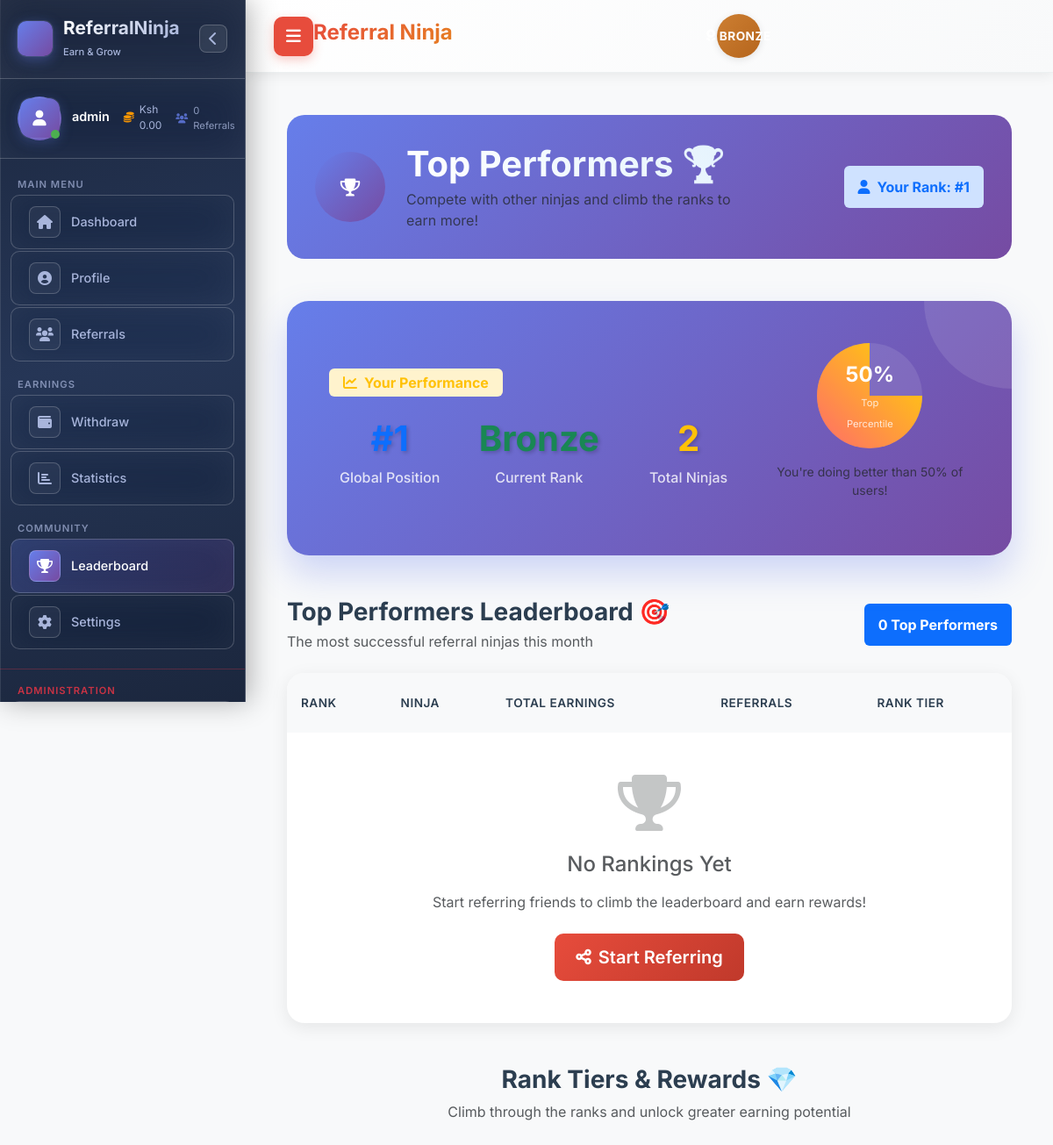
The page /leaderboard (signed in) on the database its author committed.
### app.py (models this page shows, shortened)
class User(UserMixin, db.Model):
    id = db.Column(db.Integer, primary_key=True)
    username = db.Column(db.String(80), unique=True, nullable=False)
    email = db.Column(db.String(120), unique=True, nullable=False)
    password_hash = db.Column(db.String(200), nullable=False)
    phone_number = db.Column(db.String(20), unique=True, nullable=False)
    balance = db.Column(db.Float, default=0.0)
    referral_code = db.Column(db.String(10), unique=True)
    referred_by = db.Column(db.String(10))
    referral_balance = db.Column(db.Float, default=0.0)
    total_earned = db.Column(db.Float, default=0.0)
    total_withdrawn = db.Column(db.Float, default=0.0)
    referral_count = db.Column(db.Integer, default=0)
    is_admin = db.Column(db.Boolean, default=False)
    is_verified = db.Column(db.Boolean, default=False)
    is_active = db.Column(db.Boolean, default=True)
    created_at = db.Column(db.DateTime, default=lambda: datetime.now(timezone.utc))
    user_rank = db.Column(db.String(20), default='Bronze')
    total_commission = db.Column(db.Float, default=0.0)
    referral_source = db.Column(db.String(20), default='direct')
    reset_token = db.Column(db.String(100), unique=True)
    reset_token_expires = db.Column(db.DateTime)

### app.py (the view)
@app.route('/leaderboard')
@login_required
def leaderboard():
    if not current_user.is_verified:
        flash('Please complete payment verification to view leaderboard.', 'warning')
        return redirect(url_for('payment_instructions'))
    top_users = User.query.filter(User.is_active==True, User.total_commission>0)\
        .order_by(User.total_commission.desc())\
        .limit(50)\
        .all()
    user_ranking = get_user_ranking(current_user.id)
    return render_template('leaderboard.html',
                         top_users=top_users,
                         user_ranking=user_ranking)

### templates/leaderboard.html (shortened to what this page needs)
{% extends "base.html" %}
{% block content %}
<div class="leaderboard-container">
    <div class="leaderboard-header mb-5">
        <div class="row align-items-center">
            <div class="col-md-8">
                <div class="d-flex align-items-center">
                    <div class="leaderboard-icon me-4">
                        <div class="icon-circle bg-gradient-primary">
                            <i class="fas fa-trophy fa-lg"></i>
                        </div>
                    </div>
                    <div class="header-content">
                        <h1 class="display-6 fw-bold text-gradient mb-1">Top Performers 🏆</h1>
                        <p class="text-muted mb-0">Compete with other ninjas and climb the ranks to earn more!</p>
                    </div>
                </div>
            </div>
            <div class="col-md-4 text-md-end">
                {% if user_ranking %}
                <div class="user-rank-badge">
                    <span class="badge bg-primary-subtle text-primary fs-6 p-3">
                        <i class="fas fa-user me-2"></i>Your Rank: #{{ user_ranking.position }}
                    </span>
                </div>
                {% endif %}
            </div>
        </div>
    </div>
    {% if user_ranking %}
    <div class="user-ranking-card mb-5">
        <div class="card-body">
            <div class="row align-items-center">
                <div class="col-md-8">
                    <div class="user-ranking-content">
                        <div class="ranking-badge mb-3">
                            <span class="badge bg-warning-subtle text-warning fs-6">
                                <i class="fas fa-chart-line me-2"></i>Your Performance
                            </span>
                        </div>
                        <div class="ranking-stats">
                            <div class="stat">
                                <div class="stat-value display-6 fw-bold text-primary">#{{ user_ranking.position }}</div>
                                <div class="stat-label">Global Position</div>
                            </div>
                            <div class="stat">
                                <div class="stat-value display-6 fw-bold text-success">{{ user_ranking.user_rank }}</div>
                                <div class="stat-label">Current Rank</div>
                            </div>
                            <div class="stat">
                                <div class="stat-value display-6 fw-bold text-warning">{{ user_ranking.total_users }}</div>
                                <div class="stat-label">Total Ninjas</div>
                            </div>
                        </div>
                    </div>
                </div>
                <div class="col-md-4">
                    <div class="progress-section text-center">
                        <div class="progress-circle">
                            <div class="circle-bg">
                                <div class="circle-fill" style="transform: rotate({{ (user_ranking.position / user_ranking.total_users * 180) }}deg);"></div>
                            </div>
                            <div class="progress-text">
                                <span class="percentage">{{ ((user_ranking.total_users - user_ranking.position) / user_ranking.total_users * 100)|round|int }}%</span>
                                <small>Top Percentile</small>
                            </div>
                        </div>
                        <p class="mt-3 text-muted small">You're doing better than {{ ((user_ranking.total_users - user_ranking.position) / user_ranking.total_users * 100)|round|int }}% of users!</p>
                    </div>
                </div>
            </div>
        </div>
    </div>
    {% endif %}
    <div class="leaderboard-section mb-5">
        <div class="section-header d-flex justify-content-between align-items-center mb-4">
            <div>
                <h3 class="fw-bold mb-1">Top Performers Leaderboard 🎯</h3>
                <p class="text-muted mb-0">The most successful referral ninjas this month</p>
            </div>
            <div class="leaderboard-meta">
                <span class="badge bg-primary fs-6 p-3">
                    {{ top_users|length }} Top Performers
                </span>
            </div>
        </div>
        <div class="leaderboard-card">
            <div class="table-responsive">
                <table class="table leaderboard-table">
                    <thead>
                        <tr>
                            <th class="rank-col">Rank</th>
                            <th class="user-col">Ninja</th>
                            <th class="earnings-col">Total Earnings</th>
                            <th class="referrals-col">Referrals</th>
                            <th class="level-col">Rank Tier</th>
                        </tr>
                    </thead>
                </table>
            </div>
            {% if not top_users %}
            <div class="empty-leaderboard text-center py-5">
                <div class="empty-icon mb-4">
                    <i class="fas fa-trophy fa-4x text-muted opacity-50"></i>
                </div>
                <h4 class="text-muted mb-3">No Rankings Yet</h4>
                <p class="text-muted mb-4">Start referring friends to climb the leaderboard and earn rewards!</p>
                <a href="{{ url_for('referral_system') }}" class="btn btn-primary btn-lg">
                    <i class="fas fa-share-alt me-2"></i>Start Referring
                </a>
            </div>
            {% endif %}
        </div>
    </div>
    <div class="rank-tiers-section">
        <div class="section-header text-center mb-5">
            <h3 class="fw-bold mb-2">Rank Tiers & Rewards 💎</h3>
            <p class="text-muted">Climb through the ranks and unlock greater earning potential</p>
        </div>
    </div>
</div>
{% endblock %}

### templates/base.html (shortened to what this page needs)
<!DOCTYPE html>
<html lang="en">
<head>
    <link rel="stylesheet" href="https://cdnjs.cloudflare.com/ajax/libs/font-awesome/6.0.0/css/all.min.css">
    <link href="https://cdn.jsdelivr.net/npm/bootstrap@5.3.0/dist/css/bootstrap.min.css" rel="stylesheet">
</head>
<body>
    <div class="app-container">
        {% include 'sidebar.html' %}
        <div class="main-content" id="mainContent">
            <header class="header">
                <button class="menu-toggle" id="menuToggle">
                    <i class="fas fa-bars"></i>
                </button>
                <h1 class="header-title">{% block header %}Referral Ninja{% endblock %}</h1>
                <div class="user-info">
                    {% if current_user.is_authenticated %}
                    <span class="rank-badge rank-{{ current_user.user_rank|lower }}">
                        <i class="fas fa-{% if current_user.user_rank == 'Bronze' %}award{% elif current_user.user_rank == 'Silver' %}star{% elif current_user.user_rank == 'Gold' %}crown{% elif current_user.user_rank == 'Platinum' %}gem{% else %}diamond{% endif %} me-1"></i>
                        {{ current_user.user_rank }}
                    </span>
                    {% endif %}
                </div>
            </header>
            <main class="content">
                {% block content %}{% endblock %}
            </main>
        </div>
    </div>
</body>
</html>

### templates/sidebar.html (shortened to what this page needs)
<div class="sidebar" id="sidebar">
    <div class="sidebar-header">
        <div class="logo-container">
            <div class="logo-icon">
                <div class="logo-gradient">
                </div>
            </div>
            <div class="logo-text">
                <h2>ReferralNinja</h2>
                <span class="logo-subtitle">Earn & Grow</span>
            </div>
        </div>
        <button class="sidebar-toggle" id="sidebarToggle">
            <i class="fas fa-chevron-left"></i>
        </button>
    </div>
    {% if current_user.is_authenticated %}
    <div class="sidebar-user">
        <div class="user-avatar">
            <div class="avatar-gradient">
                <i class="fas fa-user"></i>
            </div>
            <div class="user-status"></div>
        </div>
        <div class="user-info">
            <div class="user-name">{{ current_user.username }}</div>
            <div class="user-balance-mini">
                <i class="fas fa-coins"></i>
                Ksh {{ "%.2f"|format(current_user.balance) }}
            </div>
            <div class="user-referrals">
                <i class="fas fa-users"></i>
                {{ current_user.referral_count }} Referrals
            </div>
        </div>
    </div>
    {% endif %}
    <nav class="sidebar-nav">
        <div class="nav-section">
            <span class="nav-section-label">Main Menu</span>
            <a href="{{ url_for('dashboard') }}" class="nav-item {% if request.endpoint == 'dashboard' %}active{% endif %}">
                <span class="nav-icon">
                    <div class="nav-icon-bg">
                        <i class="fas fa-home"></i>
                    </div>
                </span>
                <span class="nav-text">Dashboard</span>
            </a>
            <a href="{{ url_for('profile') }}" class="nav-item {% if request.endpoint == 'profile' %}active{% endif %}">
                <span class="nav-icon">
                    <div class="nav-icon-bg">
                        <i class="fas fa-user-circle"></i>
                    </div>
                </span>
                <span class="nav-text">Profile</span>
            </a>
            <a href="{{ url_for('referral_system') }}" class="nav-item {% if request.endpoint in ['referral_system', 'referrals'] %}active{% endif %}">
                <span class="nav-icon">
                    <div class="nav-icon-bg">
                        <i class="fas fa-users"></i>
                    </div>
                </span>
                <span class="nav-text">Referrals</span>
            </a>
        </div>
        <div class="nav-section">
            <span class="nav-section-label">Earnings</span>
            <a href="{{ url_for('withdraw') }}" class="nav-item {% if request.endpoint == 'withdraw' %}active{% endif %}">
                <span class="nav-icon">
                    <div class="nav-icon-bg">
                        <i class="fas fa-wallet"></i>
                    </div>
                </span>
                <span class="nav-text">Withdraw</span>
            </a>
            <a href="{{ url_for('statistics') }}" class="nav-item {% if request.endpoint == 'statistics' %}active{% endif %}">
                <span class="nav-icon">
                    <div class="nav-icon-bg">
                        <i class="fas fa-chart-bar"></i>
                    </div>
                </span>
                <span class="nav-text">Statistics</span>
            </a>
        </div>
        <div class="nav-section">
            <span class="nav-section-label">Community</span>
            <a href="{{ url_for('leaderboard') }}" class="nav-item {% if request.endpoint == 'leaderboard' %}active{% endif %}">
                <span class="nav-icon">
                    <div class="nav-icon-bg">
                        <i class="fas fa-trophy"></i>
                    </div>
                </span>
                <span class="nav-text">Leaderboard</span>
            </a>
            <a href="{{ url_for('settings') }}" class="nav-item {% if request.endpoint == 'settings' %}active{% endif %}">
                <span class="nav-icon">
                    <div class="nav-icon-bg">
                        <i class="fas fa-cog"></i>
                    </div>
                </span>
                <span class="nav-text">Settings</span>
            </a>
        </div>
        {% if current_user.is_authenticated and current_user.is_admin %}
        <div class="nav-section admin-section">
            <span class="nav-section-label">Administration</span>
            <a href="{{ url_for('admin_dashboard') }}" class="nav-item admin-item {% if request.endpoint == 'admin_dashboard' %}active{% endif %}">
            </a>
        </div>
        {% endif %}
    </nav>
</div>

### rows shown on the page
User: username "admin", balance "0.00", referral_count "0", user_rank "BRONZE", user_rank "Bronze"

### other values the page prints
{{ user_ranking.position }} "1"
{{ user_ranking.total_users }} "2"
{{ top_users|length }} "0"
